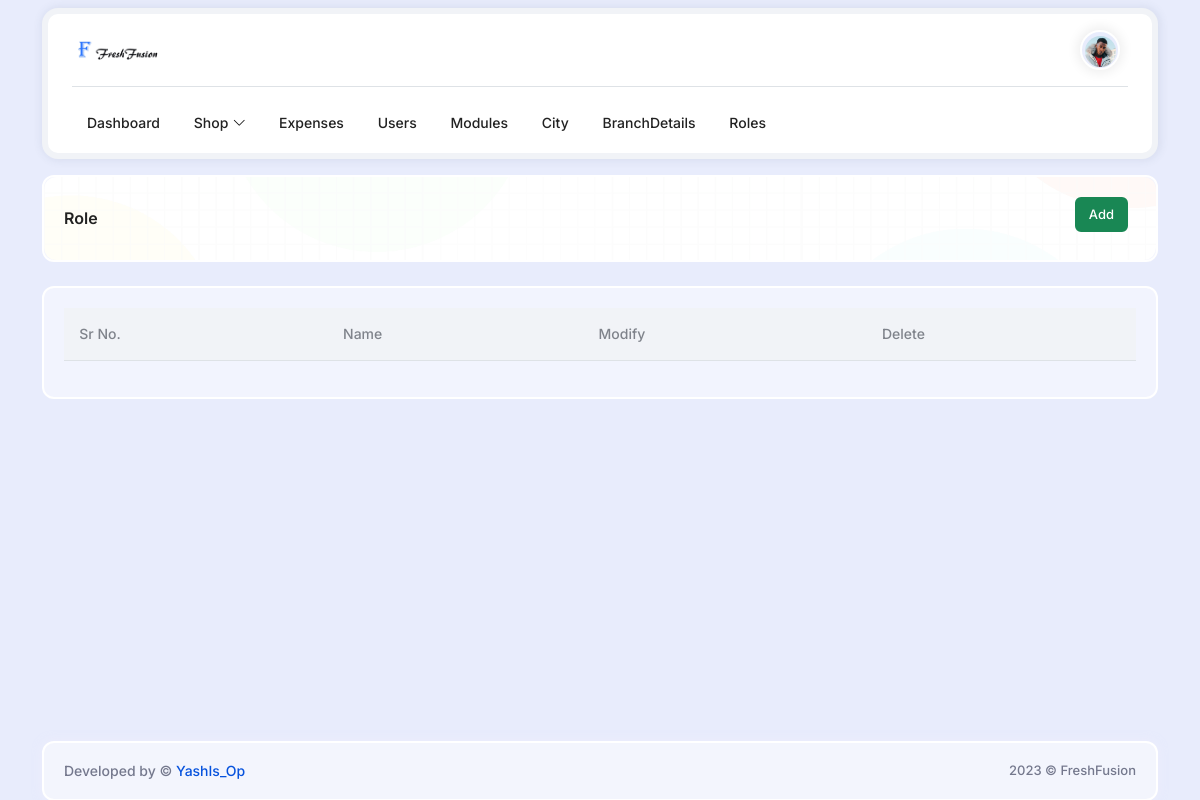
/pages/role/index.php, run on an earlier commit of the app's database.
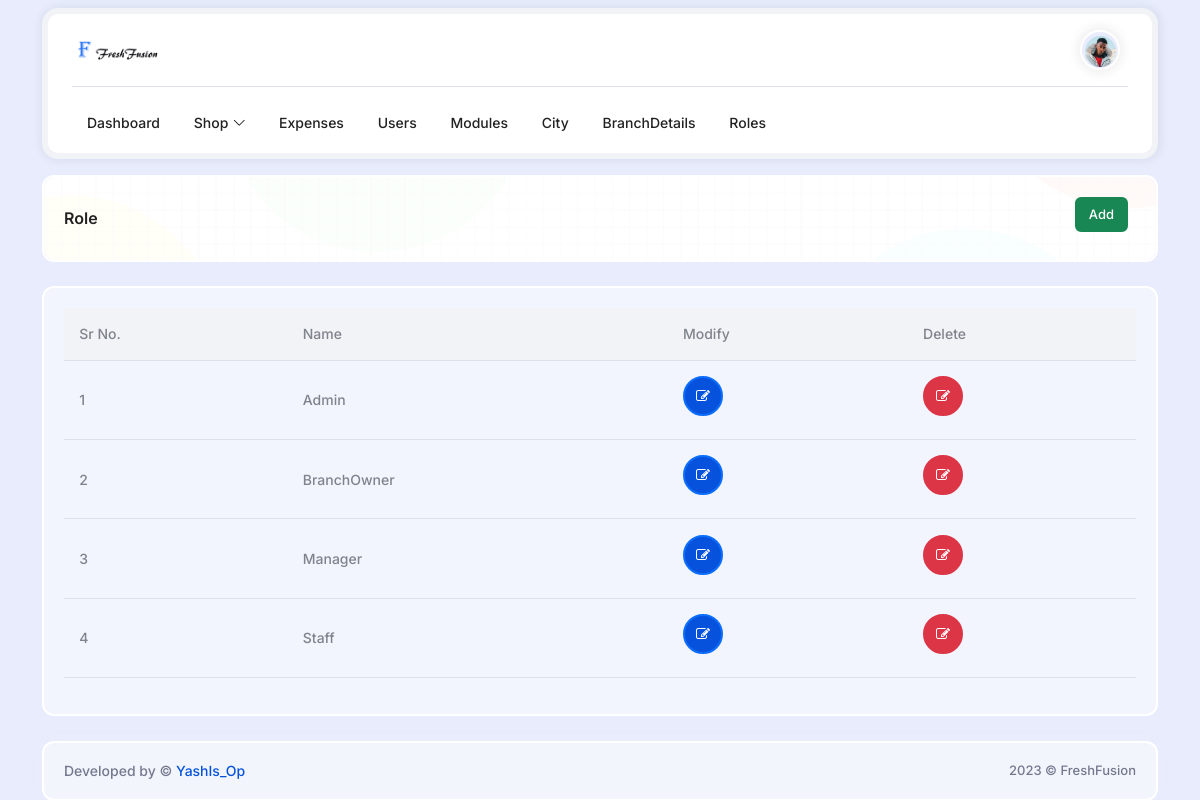
And on a later commit of the database.
### tables this page shows
CREATE TABLE
    `Roles` (
        `Id` INT NOT NULL PRIMARY KEY AUTO_INCREMENT,
        `Name` VARCHAR(255) NOT NULL
    );

### includes/init.php (called while the page is built, shortened)
<?php
$connection = new PDO("mysql:host=localhost;port=3306;dbname=FreshFusion", "root", "");
function select($query, $params = null)
{
    global $connection;
    $statement = $connection->prepare($query);
    $statement->execute($params);
    $rows = $statement->fetchAll(PDO::FETCH_ASSOC);
    return $rows;
}

### pages/role/index.php (the view, shortened to what this page needs)
<?php
require ('../../includes/init.php');
$query = "SELECT * FROM roles";
$roles = select($query);
$index = 0;
include pathOf('includes/header.php');
include pathOf('includes/navbar.php');
?>
<div class="main-content">
    <div class="content-wraper-area">
        <div class="data-table-area">
            <div class="container">
                <div class="row g-4">
                    <div class="col-12">
                        <div class="card">
                            <div class="card-body card-breadcrumb">
                                <div class="page-title-box d-flex align-items-center justify-content-between">
                                    <h4 class="mb-0">Role</h4>
                                    <div class="page-title-right">
                                        <ol class="breadcrumb m-0">
                                            <li class="breadcrumb-item active"> <a href="./add"
                                                    class="btn btn-success mb-2 me-2">Add</a> </li>
                                        </ol>
                                    </div>
                                </div>
                            </div>
                        </div>
                    </div>
                    <div class="col-12">
                        <div class="card">
                            <div class="card-body">
                                <table id="selection-datatable" class="table dt-responsive nowrap w-100">
                                    <thead>
                                        <tr>
                                            <th>Sr No.</th>
                                            <th>Name</th>
                                            <th>Modify</th>
                                            <th>Delete</th>
                                        </tr>
                                    </thead>
                                    <tbody>
                                        <?php foreach ($roles as $role): ?>
                                            <tr>
                                                <td><?= $index += 1 ?></td>
                                                <td><?= $role['Name'] ?></td>
                                                <form action="./update" method="post">
                                                    <td>
                                                        <button type="submit" class="btn btn-primary btn-circle mb-2">
                                                            <i class="fa fa-edit"></i>
                                                        </button>
                                                    </td>
                                                </form>
                                                <td>
                                                    <button type="submit" class="btn btn-danger btn-circle mb-2"
                                                        onclick="deleteRole(<?= $role['Id'] ?>)">
                                                        <i class="fa fa-edit"></i>
                                                    </button>
                                                </td>
                                            </tr>
                                        <?php endforeach; ?>
                                    </tbody>
                                </table>
                            </div>
                        </div>
                    </div>
                </div>
            </div>
        </div>
    </div>
    <?php
    include pathOf('includes/footer.php');
    ?>
    <?php
    include pathOf('includes/pageEnd.php');
    ?>

What changed in the data, as far as the page shows it:
added roles: index "1", Name "Admin"
added roles: index "2", Name "BranchOwner"
added roles: index "3", Name "Manager"
added roles: index "4", Name "Staff"
